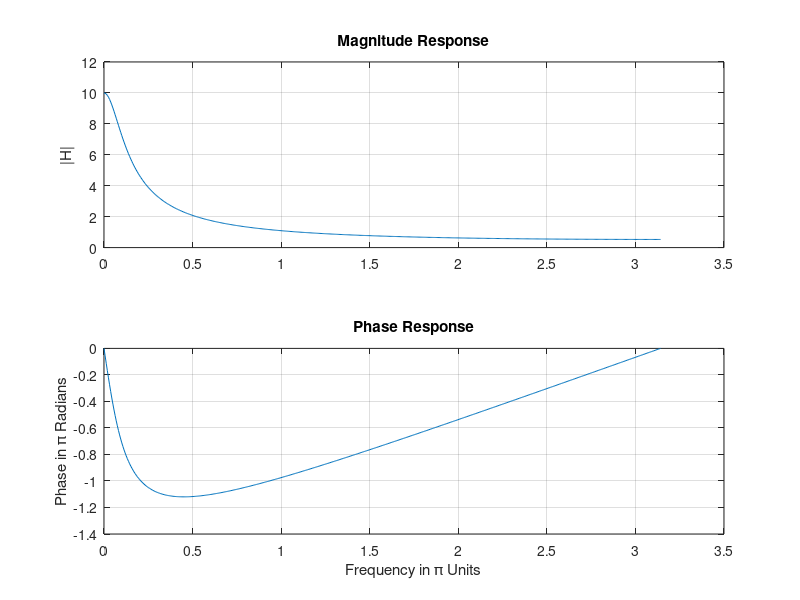

MATLAB code to generate this figure:
w = [0:1:500]*pi/500; % [0, pi] axis divided into 501 points.
 H = exp(j*w) ./ (exp(j*w) - 0.9*ones(1,501));
 magH = abs(H); angH = angle(H);
 subplot(2,1,1); plot(w,magH); grid;
 title('Magnitude Response'); ylabel('|H|');
 subplot(2,1,2); plot(w,angH); grid
 xlabel('Frequency in \pi Units'); ylabel('Phase in \pi Radians');
 title('Phase Response');
 
 